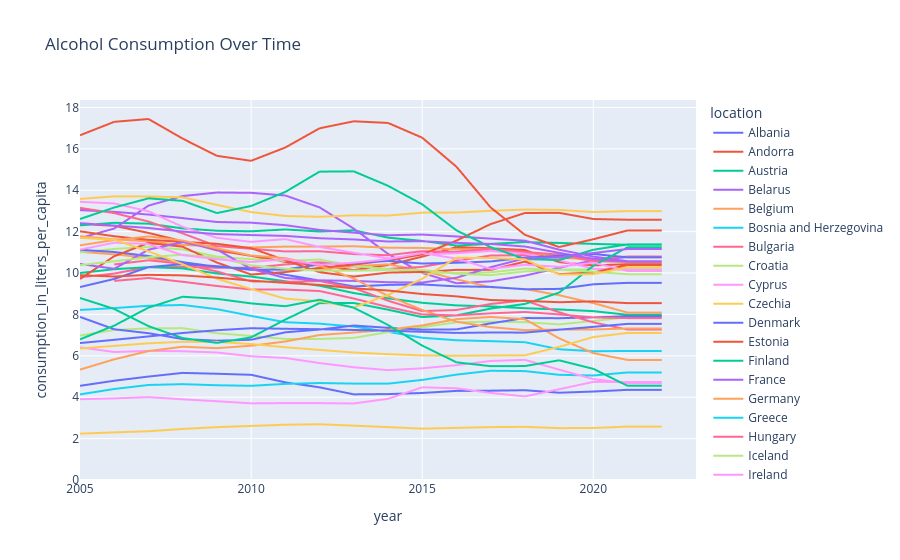

This figure's notebook cell:
### Code cell
fig = px.line(
    df_clean,
    x="year",
    y="consumption_in_liters_per_capita",
    color="location",
    title="Alcohol Consumption Over Time"
)
fig.update_yaxes(rangemode="tozero")
fig.show()

### Figure 1 — Plotly figure (JSON) as saved in the notebook; plotly's stock layout.template omitted (floating-point values rounded to 4 significant figures; data arrays with more than 128 entries replaced by an {"elided": "..."} marker saying what was removed)
{"data": [{"hovertemplate": "location=Albania<br>year=%{x}<br>consumption_in_liters_per_capita=%{y}<extra></extra>", "legendgroup": "Albania", "line": {"color": "#636efa", "dash": "solid"}, "marker": {"symbol": "circle"}, "mode": "lines", "name": "Albania", "showlegend": true, "type": "scattergl", "x": {"elided": "228 int values"}, "xaxis": "x", "y": {"elided": "228 float values"}, "yaxis": "y"}, {"hovertemplate": "location=Andorra<br>year=%{x}<br>consumption_in_liters_per_capita=%{y}<extra></extra>", "legendgroup": "Andorra", "line": {"color": "#EF553B", "dash": "solid"}, "marker": {"symbol": "circle"}, "mode": "lines", "name": "Andorra", "showlegend": true, "type": "scattergl", "x": {"elided": "228 int values"}, "xaxis": "x", "y": {"elided": "228 float values"}, "yaxis": "y"}, {"hovertemplate": "location=Austria<br>year=%{x}<br>consumption_in_liters_per_capita=%{y}<extra></extra>", "legendgroup": "Austria", "line": {"color": "#00cc96", "dash": "solid"}, "marker": {"symbol": "circle"}, "mode": "lines", "name": "Austria", "showlegend": true, "type": "scattergl", "x": {"elided": "228 int values"}, "xaxis": "x", "y": {"elided": "228 float values"}, "yaxis": "y"}, {"hovertemplate": "location=Belarus<br>year=%{x}<br>consumption_in_liters_per_capita=%{y}<extra></extra>", "legendgroup": "Belarus", "line": {"color": "#ab63fa", "dash": "solid"}, "marker": {"symbol": "circle"}, "mode": "lines", "name": "Belarus", "showlegend": true, "type": "scattergl", "x": {"elided": "228 int values"}, "xaxis": "x", "y": {"elided": "228 float values"}, "yaxis": "y"}, {"hovertemplate": "location=Belgium<br>year=%{x}<br>consumption_in_liters_per_capita=%{y}<extra></extra>", "legendgroup": "Belgium", "line": {"color": "#FFA15A", "dash": "solid"}, "marker": {"symbol": "circle"}, "mode": "lines", "name": "Belgium", "showlegend": true, "type": "scattergl", "x": {"elided": "228 int values"}, "xaxis": "x", "y": {"elided": "228 float values"}, "yaxis": "y"}, {"hovertemplate": "location=Bosnia and Herzegovina<br>year=%{x}<br>consumption_in_liters_per_capita=%{y}<extra></extra>", "legendgroup": "Bosnia and Herzegovina", "line": {"color": "#19d3f3", "dash": "solid"}, "marker": {"symbol": "circle"}, "mode": "lines", "name": "Bosnia and Herzegovina", "showlegend": true, "type": "scattergl", "x": {"elided": "228 int values"}, "xaxis": "x", "y": {"elided": "228 float values"}, "yaxis": "y"}, {"hovertemplate": "location=Bulgaria<br>year=%{x}<br>consumption_in_liters_per_capita=%{y}<extra></extra>", "legendgroup": "Bulgaria", "line": {"color": "#FF6692", "dash": "solid"}, "marker": {"symbol": "circle"}, "mode": "lines", "name": "Bulgaria", "showlegend": true, "type": "scattergl", "x": {"elided": "228 int values"}, "xaxis": "x", "y": {"elided": "228 float values"}, "yaxis": "y"}, {"hovertemplate": "location=Croatia<br>year=%{x}<br>consumption_in_liters_per_capita=%{y}<extra></extra>", "legendgroup": "Croatia", "line": {"color": "#B6E880", "dash": "solid"}, "marker": {"symbol": "circle"}, "mode": "lines", "name": "Croatia", "showlegend": true, "type": "scattergl", "x": {"elided": "228 int values"}, "xaxis": "x", "y": {"elided": "228 float values"}, "yaxis": "y"}, {"hovertemplate": "location=Cyprus<br>year=%{x}<br>consumption_in_liters_per_capita=%{y}<extra></extra>", "legendgroup": "Cyprus", "line": {"color": "#FF97FF", "dash": "solid"}, "marker": {"symbol": "circle"}, "mode": "lines", "name": "Cyprus", "showlegend": true, "type": "scattergl", "x": {"elided": "228 int values"}, "xaxis": "x", "y": {"elided": "228 float values"}, "yaxis": "y"}, {"hovertemplate": "location=Czechia<br>year=%{x}<br>consumption_in_liters_per_capita=%{y}<extra></extra>", "legendgroup": "Czechia", "line": {"color": "#FECB52", "dash": "solid"}, "marker": {"symbol": "circle"}, "mode": "lines", "name": "Czechia", "showlegend": true, "type": "scattergl", "x": {"elided": "228 int values"}, "xaxis": "x", "y": {"elided": "228 float values"}, "yaxis": "y"}, {"hovertemplate": "location=Denmark<br>year=%{x}<br>consumption_in_liters_per_capita=%{y}<extra></extra>", "legendgroup": "Denmark", "line": {"color": "#636efa", "dash": "solid"}, "marker": {"symbol": "circle"}, "mode": "lines", "name": "Denmark", "showlegend": true, "type": "scattergl", "x": {"elided": "228 int values"}, "xaxis": "x", "y": {"elided": "228 float values"}, "yaxis": "y"}, {"hovertemplate": "location=Estonia<br>year=%{x}<br>consumption_in_liters_per_capita=%{y}<extra></extra>", "legendgroup": "Estonia", "line": {"color": "#EF553B", "dash": "solid"}, "marker": {"symbol": "circle"}, "mode": "lines", "name": "Estonia", "showlegend": true, "type": "scattergl", "x": {"elided": "228 int values"}, "xaxis": "x", "y": {"elided": "228 float values"}, "yaxis": "y"}, {"hovertemplate": "location=Finland<br>year=%{x}<br>consumption_in_liters_per_capita=%{y}<extra></extra>", "legendgroup": "Finland", "line": {"color": "#00cc96", "dash": "solid"}, "marker": {"symbol": "circle"}, "mode": "lines", "name": "Finland", "showlegend": true, "type": "scattergl", "x": {"elided": "228 int values"}, "xaxis": "x", "y": {"elided": "228 float values"}, "yaxis": "y"}, {"hovertemplate": "location=France<br>year=%{x}<br>consumption_in_liters_per_capita=%{y}<extra></extra>", "legendgroup": "France", "line": {"color": "#ab63fa", "dash": "solid"}, "marker": {"symbol": "circle"}, "mode": "lines", "name": "France", "showlegend": true, "type": "scattergl", "x": {"elided": "228 int values"}, "xaxis": "x", "y": {"elided": "228 float values"}, "yaxis": "y"}, {"hovertemplate": "location=Germany<br>year=%{x}<br>consumption_in_liters_per_capita=%{y}<extra></extra>", "legendgroup": "Germany", "line": {"color": "#FFA15A", "dash": "solid"}, "marker": {"symbol": "circle"}, "mode": "lines", "name": "Germany", "showlegend": true, "type": "scattergl", "x": {"elided": "228 int values"}, "xaxis": "x", "y": {"elided": "228 float values"}, "yaxis": "y"}, {"hovertemplate": "location=Greece<br>year=%{x}<br>consumption_in_liters_per_capita=%{y}<extra></extra>", "legendgroup": "Greece", "line": {"color": "#19d3f3", "dash": "solid"}, "marker": {"symbol": "circle"}, "mode": "lines", "name": "Greece", "showlegend": true, "type": "scattergl", "x": {"elided": "228 int values"}, "xaxis": "x", "y": {"elided": "228 float values"}, "yaxis": "y"}, {"hovertemplate": "location=Hungary<br>year=%{x}<br>consumption_in_liters_per_capita=%{y}<extra></extra>", "legendgroup": "Hungary", "line": {"color": "#FF6692", "dash": "solid"}, "marker": {"symbol": "circle"}, "mode": "lines", "name": "Hungary", "showlegend": true, "type": "scattergl", "x": {"elided": "228 int values"}, "xaxis": "x", "y": {"elided": "228 float values"}, "yaxis": "y"}, {"hovertemplate": "location=Iceland<br>year=%{x}<br>consumption_in_liters_per_capita=%{y}<extra></extra>", "legendgroup": "Iceland", "line": {"color": "#B6E880", "dash": "solid"}, "marker": {"symbol": "circle"}, "mode": "lines", "name": "Iceland", "showlegend": true, "type": "scattergl", "x": {"elided": "228 int values"}, "xaxis": "x", "y": {"elided": "228 float values"}, "yaxis": "y"}, {"hovertemplate": "location=Ireland<br>year=%{x}<br>consumption_in_liters_per_capita=%{y}<extra></extra>", "legendgroup": "Ireland", "line": {"color": "#FF97FF", "dash": "solid"}, "marker": {"symbol": "circle"}, "mode": "lines", "name": "Ireland", "showlegend": true, "type": "scattergl", "x": {"elided": "228 int values"}, "xaxis": "x", "y": {"elided": "228 float values"}, "yaxis": "y"}, {"hovertemplate": "location=Israel<br>year=%{x}<br>consumption_in_liters_per_capita=%{y}<extra></extra>", "legendgroup": "Israel", "line": {"color": "#FECB52", "dash": "solid"}, "marker": {"symbol": "circle"}, "mode": "lines", "name": "Israel", "showlegend": true, "type": "scattergl", "x": {"elided": "228 int values"}, "xaxis": "x", "y": {"elided": "228 float values"}, "yaxis": "y"}, {"hovertemplate": "location=Italy<br>year=%{x}<br>consumption_in_liters_per_capita=%{y}<extra></extra>", "legendgroup": "Italy", "line": {"color": "#636efa", "dash": "solid"}, "marker": {"symbol": "circle"}, "mode": "lines", "name": "Italy", "showlegend": true, "type": "scattergl", "x": {"elided": "228 int values"}, "xaxis": "x", "y": {"elided": "228 float values"}, "yaxis": "y"}, {"hovertemplate": "location=Latvia<br>year=%{x}<br>consumption_in_liters_per_capita=%{y}<extra></extra>", "legendgroup": "Latvia", "line": {"color": "#EF553B", "dash": "solid"}, "marker": {"symbol": "circle"}, "mode": "lines", "name": "Latvia", "showlegend": true, "type": "scattergl", "x": {"elided": "228 int values"}, "xaxis": "x", "y": {"elided": "228 float values"}, "yaxis": "y"}, {"hovertemplate": "location=Lithuania<br>year=%{x}<br>consumption_in_liters_per_capita=%{y}<extra></extra>", "legendgroup": "Lithuania", "line": {"color": "#00cc96", "dash": "solid"}, "marker": {"symbol": "circle"}, "mode": "lines", "name": "Lithuania", "showlegend": true, "type": "scattergl", "x": {"elided": "228 int values"}, "xaxis": "x", "y": {"elided": "228 float values"}, "yaxis": "y"}, {"hovertemplate": "location=Luxembourg<br>year=%{x}<br>consumption_in_liters_per_capita=%{y}<extra></extra>", "legendgroup": "Luxembourg", "line": {"color": "#ab63fa", "dash": "solid"}, "marker": {"symbol": "circle"}, "mode": "lines", "name": "Luxembourg", "showlegend": true, "type": "scattergl", "x": {"elided": "228 int values"}, "xaxis": "x", "y": {"elided": "228 float values"}, "yaxis": "y"}, {"hovertemplate": "location=Malta<br>year=%{x}<br>consumption_in_liters_per_capita=%{y}<extra></extra>", "legendgroup": "Malta", "line": {"color": "#FFA15A", "dash": "solid"}, "marker": {"symbol": "circle"}, "mode": "lines", "name": "Malta", "showlegend": true, "type": "scattergl", "x": {"elided": "228 int values"}, "xaxis": "x", "y": {"elided": "228 float values"}, "yaxis": "y"}, {"hovertemplate": "location=Monaco<br>year=%{x}<br>consumption_in_liters_per_capita=%{y}<extra></extra>", "legendgroup": "Monaco", "line": {"color": "#19d3f3", "dash": "solid"}, "marker": {"symbol": "circle"}, "mode": "lines", "name": "Monaco", "showlegend": true, "type": "scattergl", "x": {"elided": "228 int values"}, "xaxis": "x", "y": {"elided": "228 float values"}, "yaxis": "y"}, {"hovertemplate": "location=Montenegro<br>year=%{x}<br>consumption_in_liters_per_capita=%{y}<extra></extra>", "legendgroup": "Montenegro", "line": {"color": "#FF6692", "dash": "solid"}, "marker": {"symbol": "circle"}, "mode": "lines", "name": "Montenegro", "showlegend": true, "type": "scattergl", "x": {"elided": "228 int values"}, "xaxis": "x", "y": {"elided": "228 float values"}, "yaxis": "y"}, {"hovertemplate": "location=Netherlands<br>year=%{x}<br>consumption_in_liters_per_capita=%{y}<extra></extra>", "legendgroup": "Netherlands", "line": {"color": "#B6E880", "dash": "solid"}, "marker": {"symbol": "circle"}, "mode": "lines", "name": "Netherlands", "showlegend": true, "type": "scattergl", "x": {"elided": "228 int values"}, "xaxis": "x", "y": {"elided": "228 float values"}, "yaxis": "y"}, {"hovertemplate": "location=North Macedonia<br>year=%{x}<br>consumption_in_liters_per_capita=%{y}<extra></extra>", "legendgroup": "North Macedonia", "line": {"color": "#FF97FF", "dash": "solid"}, "marker": {"symbol": "circle"}, "mode": "lines", "name": "North Macedonia", "showlegend": true, "type": "scattergl", "x": {"elided": "228 int values"}, "xaxis": "x", "y": {"elided": "228 float values"}, "yaxis": "y"}, {"hovertemplate": "location=Norway<br>year=%{x}<br>consumption_in_liters_per_capita=%{y}<extra></extra>", "legendgroup": "Norway", "line": {"color": "#FECB52", "dash": "solid"}, "marker": {"symbol": "circle"}, "mode": "lines", "name": "Norway", "showlegend": true, "type": "scattergl", "x": {"elided": "228 int values"}, "xaxis": "x", "y": {"elided": "228 float values"}, "yaxis": "y"}, {"hovertemplate": "location=Poland<br>year=%{x}<br>consumption_in_liters_per_capita=%{y}<extra></extra>", "legendgroup": "Poland", "line": {"color": "#636efa", "dash": "solid"}, "marker": {"symbol": "circle"}, "mode": "lines", "name": "Poland", "showlegend": true, "type": "scattergl", "x": {"elided": "228 int values"}, "xaxis": "x", "y": {"elided": "228 float values"}, "yaxis": "y"}, {"hovertemplate": "location=Portugal<br>year=%{x}<br>consumption_in_liters_per_capita=%{y}<extra></extra>", "legendgroup": "Portugal", "line": {"color": "#EF553B", "dash": "solid"}, "marker": {"symbol": "circle"}, "mode": "lines", "name": "Portugal", "showlegend": true, "type": "scattergl", "x": {"elided": "228 int values"}, "xaxis": "x", "y": {"elided": "228 float values"}, "yaxis": "y"}, {"hovertemplate": "location=Republic of Moldova<br>year=%{x}<br>consumption_in_liters_per_capita=%{y}<extra></extra>", "legendgroup": "Republic of Moldova", "line": {"color": "#00cc96", "dash": "solid"}, "marker": {"symbol": "circle"}, "mode": "lines", "name": "Republic of Moldova", "showlegend": true, "type": "scattergl", "x": {"elided": "228 int values"}, "xaxis": "x", "y": {"elided": "228 float values"}, "yaxis": "y"}, {"hovertemplate": "location=Romania<br>year=%{x}<br>consumption_in_liters_per_capita=%{y}<extra></extra>", "legendgroup": "Romania", "line": {"color": "#ab63fa", "dash": "solid"}, "marker": {"symbol": "circle"}, "mode": "lines", "name": "Romania", "showlegend": true, "type": "scattergl", "x": {"elided": "228 int values"}, "xaxis": "x", "y": {"elided": "228 float values"}, "yaxis": "y"}, {"hovertemplate": "location=Russian Federation<br>year=%{x}<br>consumption_in_liters_per_capita=%{y}<extra></extra>", "legendgroup": "Russian Federation", "line": {"color": "#FFA15A", "dash": "solid"}, "marker": {"symbol": "circle"}, "mode": "lines", "name": "Russian Federation", "showlegend": true, "type": "scattergl", "x": {"elided": "228 int values"}, "xaxis": "x", "y": {"elided": "228 float values"}, "yaxis": "y"}, {"hovertemplate": "location=San Marino<br>year=%{x}<br>consumption_in_liters_per_capita=%{y}<extra></extra>", "legendgroup": "San Marino", "line": {"color": "#19d3f3", "dash": "solid"}, "marker": {"symbol": "circle"}, "mode": "lines", "name": "San Marino", "showlegend": true, "type": "scattergl", "x": {"elided": "228 int values"}, "xaxis": "x", "y": {"elided": "228 float values"}, "yaxis": "y"}, {"hovertemplate": "location=Serbia<br>year=%{x}<br>consumption_in_liters_per_capita=%{y}<extra></extra>", "legendgroup": "Serbia", "line": {"color": "#FF6692", "dash": "solid"}, "marker": {"symbol": "circle"}, "mode": "lines", "name": "Serbia", "showlegend": true, "type": "scattergl", "x": {"elided": "228 int values"}, "xaxis": "x", "y": {"elided": "228 float values"}, "yaxis": "y"}, {"hovertemplate": "location=Slovakia<br>year=%{x}<br>consumption_in_liters_per_capita=%{y}<extra></extra>", "legendgroup": "Slovakia", "line": {"color": "#B6E880", "dash": "solid"}, "marker": {"symbol": "circle"}, "mode": "lines", "name": "Slovakia", "showlegend": true, "type": "scattergl", "x": {"elided": "228 int values"}, "xaxis": "x", "y": {"elided": "228 float values"}, "yaxis": "y"}, {"hovertemplate": "location=Slovenia<br>year=%{x}<br>consumption_in_liters_per_capita=%{y}<extra></extra>", "legendgroup": "Slovenia", "line": {"color": "#FF97FF", "dash": "solid"}, "marker": {"symbol": "circle"}, "mode": "lines", "name": "Slovenia", "showlegend": true, "type": "scattergl", "x": {"elided": "228 int values"}, "xaxis": "x", "y": {"elided": "228 float values"}, "yaxis": "y"}, {"hovertemplate": "location=Spain<br>year=%{x}<br>consumption_in_liters_per_capita=%{y}<extra></extra>", "legendgroup": "Spain", "line": {"color": "#FECB52", "dash": "solid"}, "marker": {"symbol": "circle"}, "mode": "lines", "name": "Spain", "showlegend": true, "type": "scattergl", "x": {"elided": "228 int values"}, "xaxis": "x", "y": {"elided": "228 float values"}, "yaxis": "y"}, {"hovertemplate": "location=Sweden<br>year=%{x}<br>consumption_in_liters_per_capita=%{y}<extra></extra>", "legendgroup": "Sweden", "line": {"color": "#636efa", "dash": "solid"}, "marker": {"symbol": "circle"}, "mode": "lines", "name": "Sweden", "showlegend": true, "type": "scattergl", "x": {"elided": "228 int values"}, "xaxis": "x", "y": {"elided": "228 float values"}, "yaxis": "y"}, {"hovertemplate": "location=Switzerland<br>year=%{x}<br>consumption_in_liters_per_capita=%{y}<extra></extra>", "legendgroup": "Switzerland", "line": {"color": "#EF553B", "dash": "solid"}, "marker": {"symbol": "circle"}, "mode": "lines", "name": "Switzerland", "showlegend": true, "type": "scattergl", "x": {"elided": "228 int values"}, "xaxis": "x", "y": {"elided": "228 float values"}, "yaxis": "y"}, {"hovertemplate": "location=Ukraine<br>year=%{x}<br>consumption_in_liters_per_capita=%{y}<extra></extra>", "legendgroup": "Ukraine", "line": {"color": "#00cc96", "dash": "solid"}, "marker": {"symbol": "circle"}, "mode": "lines", "name": "Ukraine", "showlegend": true, "type": "scattergl", "x": {"elided": "228 int values"}, "xaxis": "x", "y": {"elided": "228 float values"}, "yaxis": "y"}, {"hovertemplate": "location=United Kingdom<br>year=%{x}<br>consumption_in_liters_per_capita=%{y}<extra></extra>", "legendgroup": "United Kingdom", "line": {"color": "#ab63fa", "dash": "solid"}, "marker": {"symbol": "circle"}, "mode": "lines", "name": "United Kingdom", "showlegend": true, "type": "scattergl", "x": {"elided": "228 int values"}, "xaxis": "x", "y": {"elided": "228 float values"}, "yaxis": "y"}], "layout": {"legend": {"title": {"text": "location"}, "tracegroupgap": 0}, "title": {"text": "Alcohol Consumption Over Time"}, "xaxis": {"anchor": "y", "domain": [0, 1], "title": {"text": "year"}}, "yaxis": {"anchor": "x", "domain": [0, 1], "rangemode": "tozero", "title": {"text": "consumption_in_liters_per_capita"}}}}
